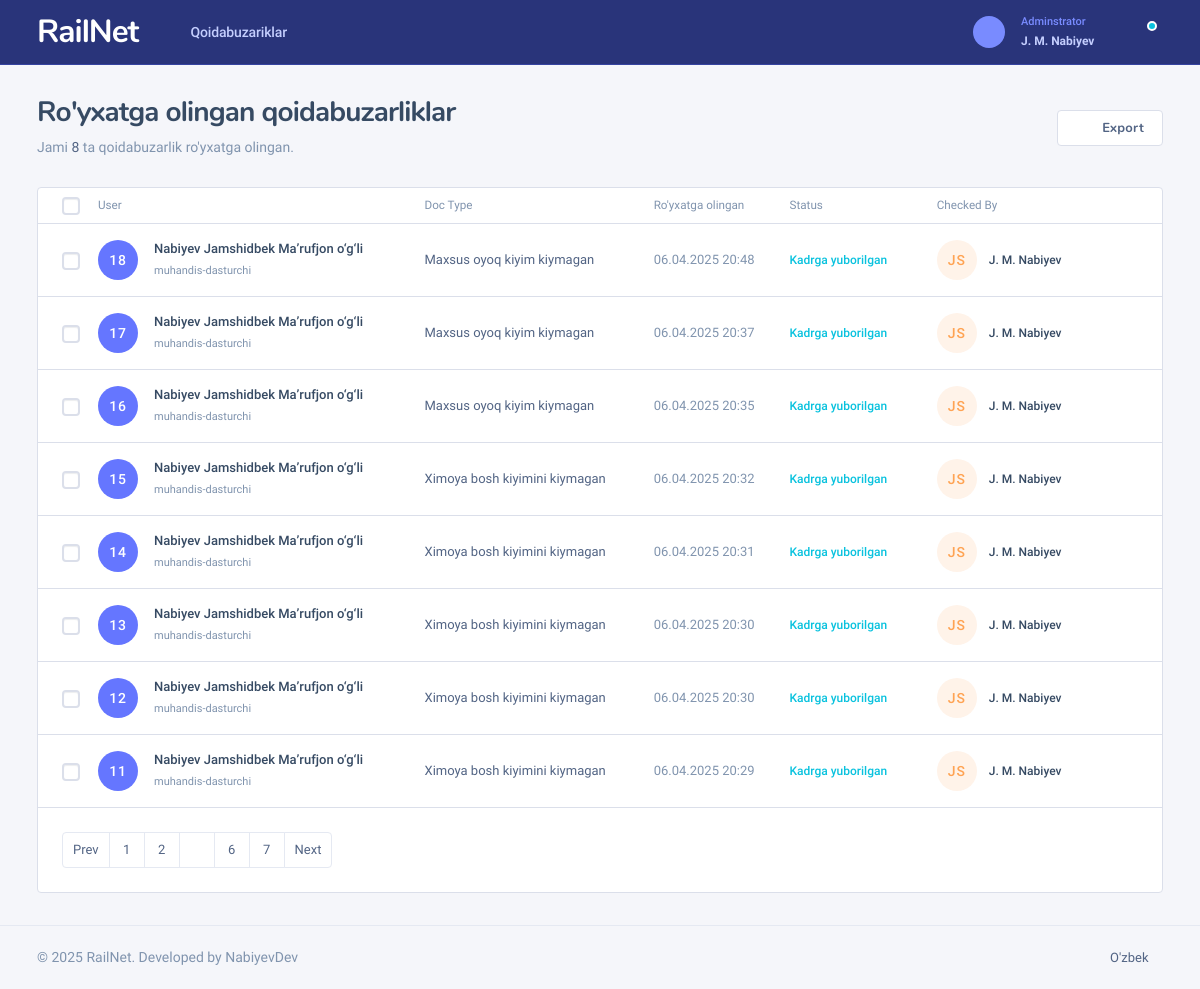
Page /hr/misconducts (signed in) on the earlier database version.
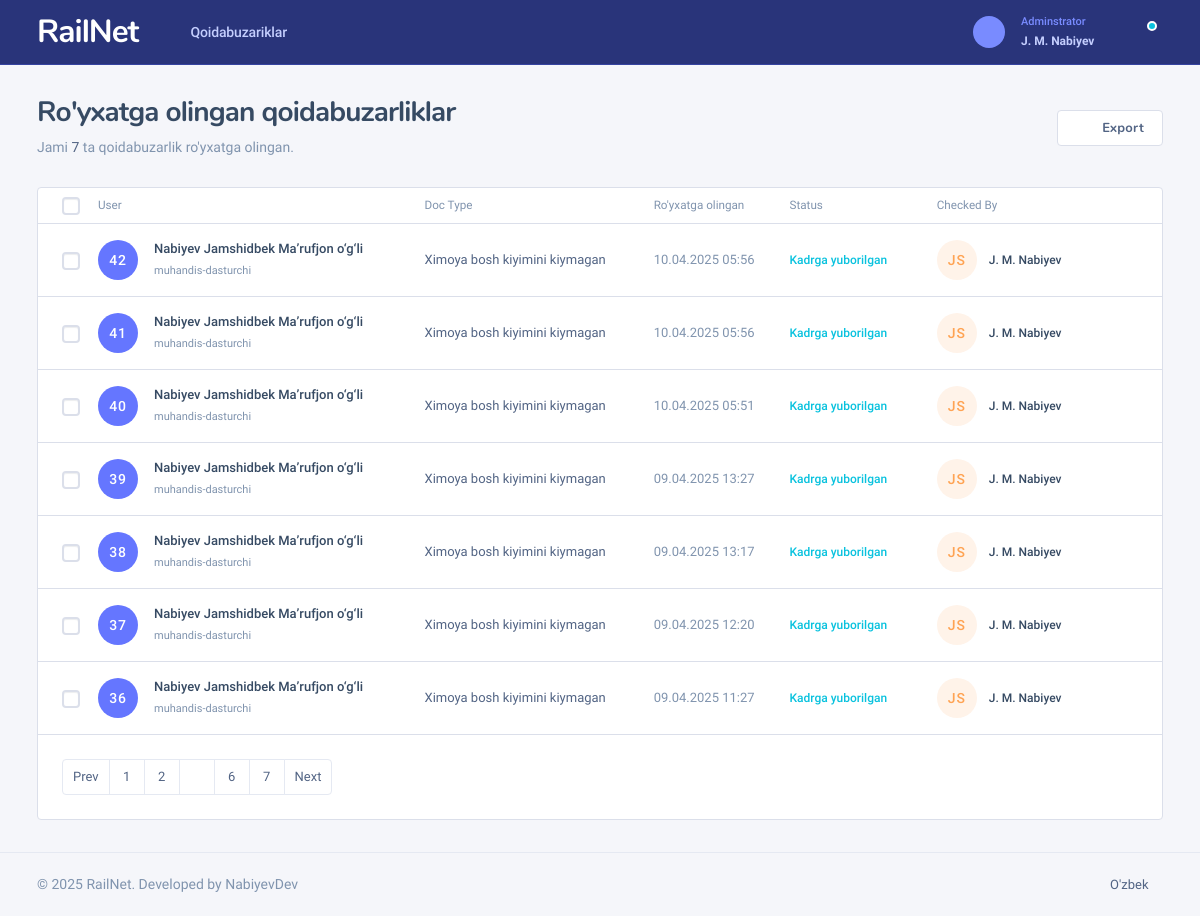
Same page on the later database version.
### safety/models.py (models this page shows, shortened)
class Misconduct(models.Model):
    created_by = models.ForeignKey(Profile, on_delete=models.CASCADE)
    fullname = models.CharField(max_length=120)
    company = models.CharField(max_length=120)
    factory = models.CharField(max_length=120, blank=True, null=True)
    position = models.CharField(max_length=120)
    worker_pin = models.IntegerField()
    reason = models.TextField(null=True, blank=True)
    comment = models.TextField(null=True, blank=True)
    status = models.CharField(max_length=50, default='sent_to_hr', choices=(
        ("sent_to_hr", "Kadrga yuborilgan"),
        ("ready_to_send", "Rahbarga yuborish uchun tayyor"),
        ("waiting_sign", "Imzolash kutilmoqda"),
        ("signed", "Imzolangan"),
        ("cancelled", "Bekor qilingan"),
    ))
    protocol = models.FileField(upload_to='generated/safety/', null=True, blank=True)
    behest = models.FileField(upload_to='generated/safety/', null=True, blank=True)
    coupon = models.IntegerField(null=True, blank=True)
    created_at = models.DateTimeField(auto_now_add=True)
    edited_at = models.DateTimeField(auto_now=True)

### profiles/models.py (models this page shows)
class Profile(models.Model):
    user = models.OneToOneField(User, on_delete=models.CASCADE)
    role = models.ForeignKey(Role, on_delete=models.CASCADE, null=True, blank=True)
    full_name = models.CharField(max_length=255)
    def __str__(self):
        return self.full_name

### hr/views.py (the view)
# urls.py: path('misconducts', hr_misconducts_view, name='misconduct_list'),
def hr_misconducts_view(request):
    misconducts = Misconduct.objects.all().order_by('-id')
    return render(request, 'hr/misconduct-list.html', context={"misconducts": misconducts})

### profiles/models.py (called while the page is built)
    def __str__(self):
        return self.name

### templates/hr/misconduct-list.html (shortened to what the changed rows need)
{% extends 'hr/base-hr.html' %}
{% load static %}
{% block content %}
<div class="nk-content-body">
    <div class="nk-block-head nk-block-head-sm">
        <div class="nk-block-between g-3">
            <div class="nk-block-head-content">
                <div class="nk-block-des text-soft">
                    <p>Jami <span class="text-base">{{ misconducts.count }}</span> ta qoidabuzarlik ro'yxatga olingan.</p>
                </div>
            </div>
        </div>
    </div>
    <div class="nk-block">
        <div class="card card-bordered card-stretch">
            <div class="card-inner-group">
                <div class="card-inner p-0">
                    <div class="nk-tb-list nk-tb-ulist">
                        {% for misconduct in misconducts %}
                            <div class="nk-tb-item">
                            <div class="nk-tb-col nk-tb-col-check">
                                <div class="custom-control custom-control-sm custom-checkbox notext">
                                </div>
                            </div>
                            <div class="nk-tb-col">
                                <div class="user-card">
                                    <div class="user-avatar bg-primary">
                                        <span>{{ misconduct.id }}</span>
                                    </div>
                                    <div class="user-info">
                                        <span class="tb-lead">{{ misconduct.fullname }} </span>
                                        <span>{{ misconduct.position }}</span>
                                    </div>
                                </div>
                            </div>
                            <div class="nk-tb-col tb-col-mb">
                                <span class="tb-lead-sub">{{ misconduct.reason }}</span>
                            </div>
                            <div class="nk-tb-col tb-col-lg">
                                <span class="tb-date">{{ misconduct.created_at|date:"d.m.Y H:i" }}</span>
                            </div>
                            <div class="nk-tb-col tb-col-md">
                                <span class="tb-status {% if misconduct.status == 'sent_to_hr' %} text-info {% else %} text-success {% endif %}">
                                    {{ misconduct.get_status_display }}
                                </span>
                                <span data-bs-toggle="tooltip" title="{{ misconduct.edited_at|date:'d.m.Y H:i' }}" data-bs-placement="top"><em class="icon ni ni-info"></em></span>
                            </div>
                            <div class="nk-tb-col tb-col-lg">
                                <div class="user-card">
                                    <div class="user-avatar user-avatar-xs bg-orange-dim">
                                        <span>JS</span>
                                    </div>
                                    <div class="user-name">
                                        <span class="tb-lead">{{ misconduct.created_by }}</span>
                                    </div>
                                </div>
                            </div>
                            <div class="nk-tb-col nk-tb-col-tools">
                                <ul class="nk-tb-actions gx-1">
                                    <li>
                                        <div class="drodown">
                                            <a href="#" class="dropdown-toggle btn btn-icon btn-trigger" data-bs-toggle="dropdown"><em class="icon ni ni-more-h"></em></a>
                                        </div>
                                    </li>
                                </ul>
                            </div>
                        </div>
                        {% endfor %}
                    </div>
                </div>
            </div>
        </div>
    </div>
</div>
{% endblock content %}

Differences in the rows shown:
removed Misconduct: id "18", fullname "Nabiyev Jamshidbek Ma’rufjon o‘g‘li", position "muhandis-dasturchi", reason "Maxsus oyoq kiyim kiymagan", created_at "06.04.2025 20:48", status "Kadrga yuborilgan", created_by "J. M. Nabiyev"
removed Misconduct: id "17", fullname "Nabiyev Jamshidbek Ma’rufjon o‘g‘li", position "muhandis-dasturchi", reason "Maxsus oyoq kiyim kiymagan", created_at "06.04.2025 20:37", status "Kadrga yuborilgan", created_by "J. M. Nabiyev"
removed Misconduct: id "16", fullname "Nabiyev Jamshidbek Ma’rufjon o‘g‘li", position "muhandis-dasturchi", reason "Maxsus oyoq kiyim kiymagan", created_at "06.04.2025 20:35", status "Kadrga yuborilgan", created_by "J. M. Nabiyev"
removed Misconduct: id "15", fullname "Nabiyev Jamshidbek Ma’rufjon o‘g‘li", position "muhandis-dasturchi", reason "Ximoya bosh kiyimini kiymagan", created_at "06.04.2025 20:32", status "Kadrga yuborilgan", created_by "J. M. Nabiyev"
removed Misconduct: id "14", fullname "Nabiyev Jamshidbek Ma’rufjon o‘g‘li", position "muhandis-dasturchi", reason "Ximoya bosh kiyimini kiymagan", created_at "06.04.2025 20:31", status "Kadrga yuborilgan", created_by "J. M. Nabiyev"
removed Misconduct: id "13", fullname "Nabiyev Jamshidbek Ma’rufjon o‘g‘li", position "muhandis-dasturchi", reason "Ximoya bosh kiyimini kiymagan", created_at "06.04.2025 20:30", status "Kadrga yuborilgan", created_by "J. M. Nabiyev"
removed Misconduct: id "12", fullname "Nabiyev Jamshidbek Ma’rufjon o‘g‘li", position "muhandis-dasturchi", reason "Ximoya bosh kiyimini kiymagan", created_at "06.04.2025 20:30", status "Kadrga yuborilgan", created_by "J. M. Nabiyev"
removed Misconduct: id "11", fullname "Nabiyev Jamshidbek Ma’rufjon o‘g‘li", position "muhandis-dasturchi", reason "Ximoya bosh kiyimini kiymagan", created_at "06.04.2025 20:29", status "Kadrga yuborilgan", created_by "J. M. Nabiyev"
added Misconduct: id "42", fullname "Nabiyev Jamshidbek Ma’rufjon o‘g‘li", position "muhandis-dasturchi", reason "Ximoya bosh kiyimini kiymagan", created_at "10.04.2025 05:56", status "Kadrga yuborilgan", created_by "J. M. Nabiyev"
added Misconduct: id "41", fullname "Nabiyev Jamshidbek Ma’rufjon o‘g‘li", position "muhandis-dasturchi", reason "Ximoya bosh kiyimini kiymagan", created_at "10.04.2025 05:56", status "Kadrga yuborilgan", created_by "J. M. Nabiyev"
added Misconduct: id "40", fullname "Nabiyev Jamshidbek Ma’rufjon o‘g‘li", position "muhandis-dasturchi", reason "Ximoya bosh kiyimini kiymagan", created_at "10.04.2025 05:51", status "Kadrga yuborilgan", created_by "J. M. Nabiyev"
added Misconduct: id "39", fullname "Nabiyev Jamshidbek Ma’rufjon o‘g‘li", position "muhandis-dasturchi", reason "Ximoya bosh kiyimini kiymagan", created_at "09.04.2025 13:27", status "Kadrga yuborilgan", created_by "J. M. Nabiyev"
added Misconduct: id "38", fullname "Nabiyev Jamshidbek Ma’rufjon o‘g‘li", position "muhandis-dasturchi", reason "Ximoya bosh kiyimini kiymagan", created_at "09.04.2025 13:17", status "Kadrga yuborilgan", created_by "J. M. Nabiyev"
added Misconduct: id "37", fullname "Nabiyev Jamshidbek Ma’rufjon o‘g‘li", position "muhandis-dasturchi", reason "Ximoya bosh kiyimini kiymagan", created_at "09.04.2025 12:20", status "Kadrga yuborilgan", created_by "J. M. Nabiyev"
added Misconduct: id "36", fullname "Nabiyev Jamshidbek Ma’rufjon o‘g‘li", position "muhandis-dasturchi", reason "Ximoya bosh kiyimini kiymagan", created_at "09.04.2025 11:27", status "Kadrga yuborilgan", created_by "J. M. Nabiyev"
Other differences:
{{ misconducts.count }}: "8" → "7"
